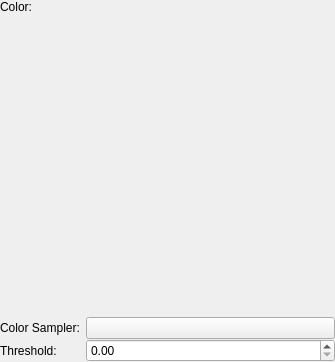
<?xml version="1.0" encoding="utf-8"?>
<ui version="4.0">
 <author>
    SPDX-FileCopyrightText: none
    SPDX-License-Identifier: GPL-3.0-or-later
  </author>
 <class>WdgColorToAlphaBase</class>
 <widget class="QWidget" name="WdgColorToAlphaBase">
  <property name="geometry">
   <rect>
    <x>0</x>
    <y>0</y>
    <width>335</width>
    <height>362</height>
   </rect>
  </property>
  <property name="sizePolicy">
   <sizepolicy hsizetype="Preferred" vsizetype="Preferred">
    <horstretch>0</horstretch>
    <verstretch>0</verstretch>
   </sizepolicy>
  </property>
  <layout class="QVBoxLayout" name="verticalLayout_2">
   <property name="spacing">
    <number>6</number>
   </property>
   <property name="leftMargin">
    <number>0</number>
   </property>
   <property name="topMargin">
    <number>0</number>
   </property>
   <property name="rightMargin">
    <number>0</number>
   </property>
   <property name="bottomMargin">
    <number>0</number>
   </property>
   <item>
    <layout class="QHBoxLayout" name="horizontalLayout_2">
     <item>
      <widget class="QLabel" name="textLabel1">
       <property name="text">
        <string>Color:</string>
       </property>
       <property name="alignment">
        <set>Qt::AlignRight|Qt::AlignTrailing|Qt::AlignVCenter</set>
       </property>
       <property name="wordWrap">
        <bool>false</bool>
       </property>
      </widget>
     </item>
     <item>
      <spacer name="horizontalSpacer">
       <property name="orientation">
        <enum>Qt::Horizontal</enum>
       </property>
       <property name="sizeHint" stdset="0">
        <size>
         <width>20</width>
         <height>0</height>
        </size>
       </property>
      </spacer>
     </item>
    </layout>
   </item>
   <item>
    <widget class="KoTriangleColorSelector" name="colorSelector" native="true">
     <property name="sizePolicy">
      <sizepolicy hsizetype="Expanding" vsizetype="Expanding">
       <horstretch>0</horstretch>
       <verstretch>0</verstretch>
      </sizepolicy>
     </property>
     <property name="minimumSize">
      <size>
       <width>180</width>
       <height>180</height>
      </size>
     </property>
     <layout class="QGridLayout" name="gridLayout_2">
      <property name="leftMargin">
       <number>0</number>
      </property>
      <property name="topMargin">
       <number>0</number>
      </property>
      <property name="rightMargin">
       <number>0</number>
      </property>
      <property name="bottomMargin">
       <number>0</number>
      </property>
      <property name="spacing">
       <number>0</number>
      </property>
      <item column="0" row="1">
       <spacer name="horizontalSpacer_2">
        <property name="orientation">
         <enum>Qt::Horizontal</enum>
        </property>
        <property name="sizeHint" stdset="0">
         <size>
          <width>40</width>
          <height>20</height>
         </size>
        </property>
       </spacer>
      </item>
      <item column="1" row="1">
       <layout class="QVBoxLayout" name="verticalLayout"/>
      </item>
     </layout>
    </widget>
   </item>
   <item>
    <layout class="QGridLayout" name="gridLayout">
     <property name="topMargin">
      <number>15</number>
     </property>
     <property name="verticalSpacing">
      <number>0</number>
     </property>
     <item column="0" row="1">
      <widget class="QLabel" name="textLabel1_2">
       <property name="sizePolicy">
        <sizepolicy hsizetype="Minimum" vsizetype="Preferred">
         <horstretch>0</horstretch>
         <verstretch>0</verstretch>
        </sizepolicy>
       </property>
       <property name="text">
        <string>Threshold:</string>
       </property>
       <property name="alignment">
        <set>Qt::AlignLeading|Qt::AlignLeft|Qt::AlignVCenter</set>
       </property>
       <property name="wordWrap">
        <bool>false</bool>
       </property>
      </widget>
     </item>
     <item column="1" row="1">
      <widget class="KisDoubleSliderSpinBox" name="intThreshold" native="true">
       <property name="sizePolicy">
        <sizepolicy hsizetype="Expanding" vsizetype="Preferred">
         <horstretch>0</horstretch>
         <verstretch>0</verstretch>
        </sizepolicy>
       </property>
      </widget>
     </item>
     <item column="0" row="0">
      <widget class="QLabel" name="samplerLabel">
       <property name="sizePolicy">
        <sizepolicy hsizetype="Minimum" vsizetype="Preferred">
         <horstretch>0</horstretch>
         <verstretch>0</verstretch>
        </sizepolicy>
       </property>
       <property name="text">
        <string>Color Sampler:</string>
       </property>
      </widget>
     </item>
     <item column="1" row="0">
      <widget class="KisColorButton" name="btnCustomColor">
       <property name="sizePolicy">
        <sizepolicy hsizetype="Expanding" vsizetype="Preferred">
         <horstretch>0</horstretch>
         <verstretch>0</verstretch>
        </sizepolicy>
       </property>
       <property name="maximumSize">
        <size>
         <width>16777215</width>
         <height>16777215</height>
        </size>
       </property>
       <property name="autoDefault">
        <bool>false</bool>
       </property>
       <property name="default">
        <bool>false</bool>
       </property>
       <property name="flat">
        <bool>false</bool>
       </property>
      </widget>
     </item>
    </layout>
   </item>
  </layout>
 </widget>
 <customwidgets>
  <customwidget>
   <class>KoTriangleColorSelector</class>
   <extends>QWidget</extends>
   <header>KoTriangleColorSelector.h</header>
   <container>1</container>
  </customwidget>
  <customwidget>
   <class>KisColorButton</class>
   <extends>QPushButton</extends>
   <header>kis_color_button.h</header>
  </customwidget>
  <customwidget>
   <class>KisDoubleSliderSpinBox</class>
   <extends>QDoubleSpinBox</extends>
   <header>kis_slider_spin_box.h</header>
   <container>1</container>
  </customwidget>
 </customwidgets>
 <includes>
  <include location="local">kcolorbutton.h</include>
 </includes>
 <resources/>
 <connections/>
</ui>
